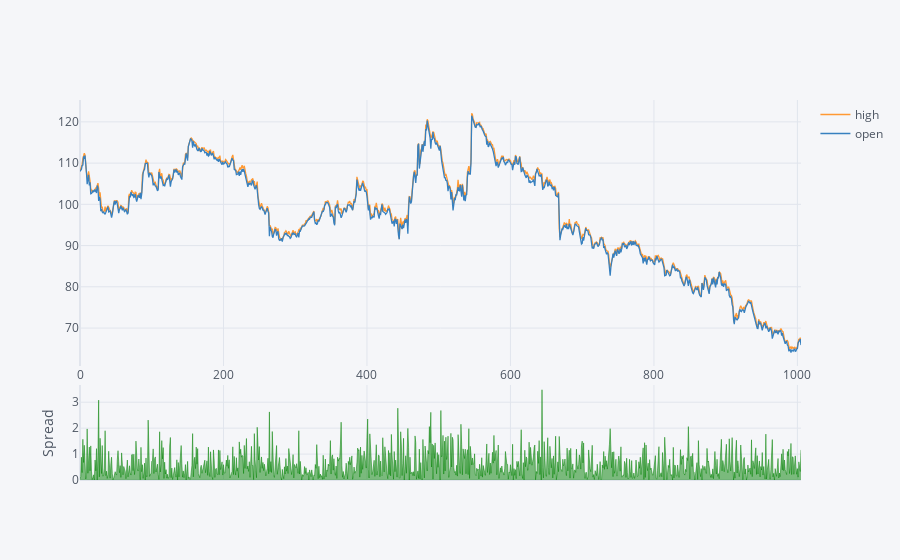

Here is the notebook cell this chart was saved with:
### Code cell
#Checking the differnce between the open and high columns using spread plot
import cufflinks as cf
cf.go_offline()
cf.set_config_file(offline=False, world_readable=True)
df[['high','open']].iplot(kind='spread')

### Figure 1 — Plotly figure (JSON) as saved in the notebook; plotly's stock layout.template omitted (floating-point values rounded to 4 significant figures; data arrays with more than 128 entries replaced by an {"elided": "..."} marker saying what was removed)
{"data": [{"line": {"color": "rgba(255, 153, 51, 1.0)", "dash": "solid", "shape": "linear", "width": 1.3}, "mode": "lines", "name": "high", "text": "", "type": "scatter", "x": {"elided": "1006 int values"}, "y": {"elided": "1006 float values"}}, {"line": {"color": "rgba(55, 128, 191, 1.0)", "dash": "solid", "shape": "linear", "width": 1.3}, "mode": "lines", "name": "open", "text": "", "type": "scatter", "x": {"elided": "1006 int values"}, "y": {"elided": "1006 float values"}}, {"connectgaps": false, "fill": "tozeroy", "line": {"color": "green", "dash": "solid", "shape": "linear", "width": 0.5}, "mode": "lines", "name": "Spread", "showlegend": false, "type": "scatter", "x": {"elided": "1006 int values"}, "xaxis": "x2", "y": {"elided": "1006 float values"}, "yaxis": "y2"}, {"connectgaps": false, "fill": "tozeroy", "line": {"color": "red", "dash": "solid", "shape": "linear", "width": 0.5}, "mode": "lines", "name": "Spread", "showlegend": false, "type": "scatter", "x": {"elided": "1006 int values"}, "xaxis": "x2", "y": {"elided": "1006 str values"}, "yaxis": "y2"}], "layout": {"hovermode": "x", "legend": {"bgcolor": "#F5F6F9", "font": {"color": "#4D5663"}}, "paper_bgcolor": "#F5F6F9", "plot_bgcolor": "#F5F6F9", "title": {"font": {"color": "#4D5663"}}, "xaxis": {"gridcolor": "#E1E5ED", "showgrid": true, "tickfont": {"color": "#4D5663"}, "title": {"font": {"color": "#4D5663"}, "text": ""}, "zerolinecolor": "#E1E5ED"}, "xaxis2": {"anchor": "y2", "gridcolor": "#E1E5ED", "showgrid": true, "showticklabels": false, "tickfont": {"color": "#4D5663"}, "title": {"font": {"color": "#4D5663"}, "text": ""}, "zerolinecolor": "#E1E5ED"}, "yaxis": {"domain": [0.3, 1], "gridcolor": "#E1E5ED", "showgrid": true, "tickfont": {"color": "#4D5663"}, "title": {"font": {"color": "#4D5663"}, "text": ""}, "zerolinecolor": "#E1E5ED"}, "yaxis2": {"domain": [0, 0.25], "gridcolor": "#E1E5ED", "showgrid": true, "tickfont": {"color": "#4D5663"}, "title": {"font": {"color": "#4D5663"}, "text": "Spread"}, "zerolinecolor": "#E1E5ED"}}}
